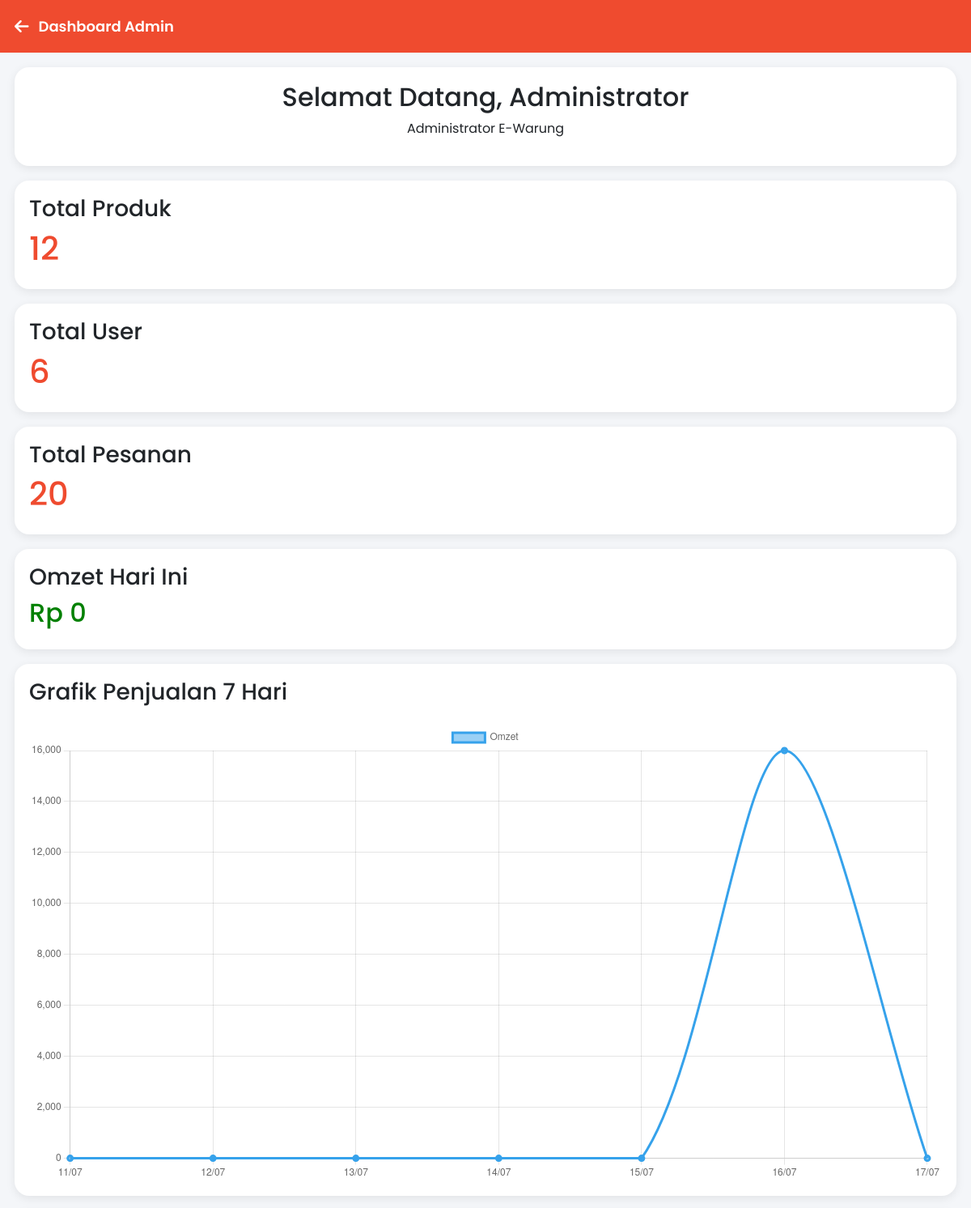
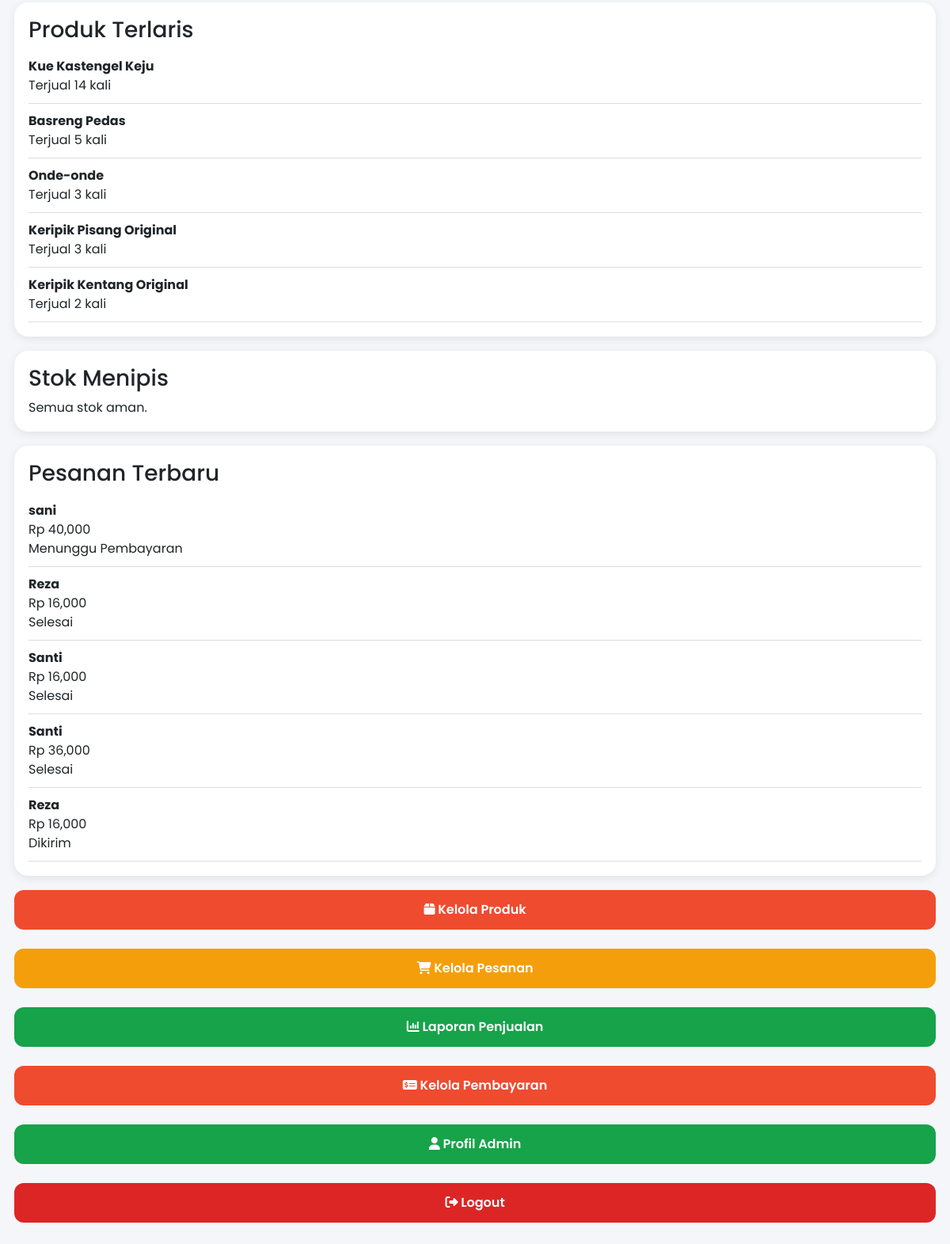
The page /admin/dashboard.php (signed in) on the database its author committed (2 pictures, top to bottom).
### tables this page shows
CREATE TABLE `pesanan` (
  `id_pesanan` int(11) NOT NULL,
  `id_user` int(11) DEFAULT NULL,
  `alamat` text DEFAULT NULL,
  `id_alamat` int(11) DEFAULT NULL,
  `tanggal` datetime DEFAULT current_timestamp(),
  `subtotal` decimal(12,2) DEFAULT NULL,
  `ongkir` decimal(12,2) DEFAULT NULL,
  `total` decimal(12,2) DEFAULT NULL,
  `metode_pembayaran` varchar(50) DEFAULT NULL,
  `bukti_transfer` varchar(255) DEFAULT NULL,
  `status` enum('Menunggu Pembayaran','Diproses','Dikirim','Selesai','Dibatalkan') DEFAULT 'Menunggu Pembayaran',
  `status_sebelumnya` varchar(50) DEFAULT NULL
);

CREATE TABLE `users` (
  `id_user` int(11) NOT NULL,
  `nama` varchar(100) NOT NULL,
  `email` varchar(100) NOT NULL,
  `password` varchar(255) NOT NULL,
  `reset_token` varchar(255) DEFAULT NULL,
  `reset_expired` datetime DEFAULT NULL,
  `no_hp` varchar(20) DEFAULT NULL,
  `foto` varchar(255) DEFAULT 'default.png',
  `role` enum('admin','user') DEFAULT 'user',
  `created_at` timestamp NULL DEFAULT current_timestamp()
);

### admin/dashboard.php (the view, shortened to what this page needs)
<?php
include '../config/koneksi.php';
include '../layout/header_admin.php';
include '../layout/page_header_admin.php';
$totalProduk=mysqli_fetch_assoc(mysqli_query($conn,"
SELECT COUNT(*) total
FROM produk
"));
$totalUser=mysqli_fetch_assoc(mysqli_query($conn,"
SELECT COUNT(*) total
FROM users
WHERE role='user'
"));
$totalPesanan=mysqli_fetch_assoc(mysqli_query($conn,"
SELECT COUNT(*) total
FROM pesanan
"));
$omzetHari=mysqli_fetch_assoc(mysqli_query($conn,"
SELECT IFNULL(SUM(total),0) total
FROM pesanan
WHERE DATE(tanggal)=CURDATE()
AND status='Selesai'
"));
$stokMenipis=mysqli_query($conn,"
SELECT *
FROM produk
WHERE stok<=10
ORDER BY stok ASC
LIMIT 5
");
$produkTerlaris=mysqli_query($conn,"
SELECT
produk.nama_produk,
SUM(detail_pesanan.qty) total_jual
FROM detail_pesanan
JOIN produk
ON detail_pesanan.id_produk=produk.id_produk
GROUP BY detail_pesanan.id_produk
ORDER BY total_jual DESC
LIMIT 5
");
$pesananTerbaru=mysqli_query($conn,"
SELECT
pesanan.*,
users.nama
FROM pesanan
JOIN users
ON pesanan.id_user=users.id_user
ORDER BY tanggal DESC
LIMIT 5
");
$label=[];
$data=[];
for($i=6;$i>=0;$i--){
$tanggal=date("Y-m-d",strtotime("-".$i." day"));
$label[]=date("d/m",strtotime($tanggal));
$q=mysqli_fetch_assoc(mysqli_query($conn,"
SELECT
IFNULL(SUM(total),0) total
FROM pesanan
WHERE DATE(tanggal)='$tanggal'
AND status='Selesai'
"));
$data[]=$q['total'];
}
?>
<div class="page-content">
<div class="card" style="text-align:center;">
<h2>
Selamat Datang,
<?= $_SESSION['nama']; ?>
</h2>
<p>
Administrator E-Warung
</p>
</div>
<div class="card">
<h3>Total Produk</h3>
<h1 style="color:#ef4b2f;">
<?= $totalProduk['total']; ?>
</h1>
</div>
<div class="card">
<h3>Total User</h3>
<h1 style="color:#ef4b2f;">
<?= $totalUser['total']; ?>
</h1>
</div>
<div class="card">
<h3>Total Pesanan</h3>
<h1 style="color:#ef4b2f;">
<?= $totalPesanan['total']; ?>
</h1>
</div>
<div class="card">
<h3>Omzet Hari Ini</h3>
<h2 style="color:green;">
Rp <?= number_format($omzetHari['total']); ?>
</h2>
</div>
<div class="card">
<h3>Grafik Penjualan 7 Hari</h3>
<canvas id="grafikPenjualan"></canvas>
</div>
<div class="card">
<h3>
Produk Terlaris
</h3>
<?php while($row=mysqli_fetch_assoc($produkTerlaris)){ ?>
<div style="padding:10px 0;border-bottom:1px solid #ddd;">
<b>
<?= $row['nama_produk']; ?>
</b>
<br>
Terjual
<?= $row['total_jual']; ?>
kali
</div>
<?php } ?>
</div>
<div class="card">
<h3>
Stok Menipis
</h3>
<?php
if(mysqli_num_rows($stokMenipis)==0){
echo "Semua stok aman.";
}
?>
</div>
<div class="card">
<h3>
Pesanan Terbaru
</h3>
<?php while($row=mysqli_fetch_assoc($pesananTerbaru)){ ?>
<div style="padding:10px 0;border-bottom:1px solid #ddd;">
<b>
<?= $row['nama']; ?>
</b>
<br>
Rp <?= number_format($row['total']); ?>
<br>
<?= $row['status']; ?>
</div>
<?php } ?>
</div>
<a
href="produk/index.php"
class="btn-primary">
<i class="fa-solid fa-box"></i>
Kelola Produk
</a>
<br>
<a
href="pesanan/index.php"
class="btn-warning">
<i class="fa-solid fa-cart-shopping"></i>
Kelola Pesanan
</a>
<br>
<a
href="laporan/index.php"
class="btn-success">
<i class="fa-solid fa-chart-column"></i>
Laporan Penjualan
</a>
<br>
<a
href="pembayaran/index.php"
class="btn-primary">
<i class="fa-solid fa-money-check-dollar"></i>
Kelola Pembayaran
</a>
<br>
<a
href="profil.php"
class="btn-success">
<i class="fa-solid fa-user"></i>
Profil Admin
</a>
<br>
<a
href="../auth/logout.php"
class="btn-danger"
onclick="return confirm('Yakin ingin logout?')">
<i class="fa-solid fa-right-from-bracket"></i>
Logout
</a>
</div>
<script>
const ctx=document.getElementById('grafikPenjualan');
new Chart(ctx,{
type:'line',
data:{
labels:[
<?= "'".implode("','",$label)."'" ?>
],
datasets:[{
label:'Omzet',
data:[
<?= implode(",",$data); ?>
],
fill:false,
borderWidth:3,
tension:0.3
}]
},
options:{
responsive:true
}
});
</script>
</body>
</html>

### layout/header_admin.php (style rules this page uses)
* { margin:0; padding:0; box-sizing:border-box; font-family:'Poppins',sans-serif; }
body { background:#f4f6f9; }
.page-content { padding:18px; padding-bottom:50px; }
.card { background:white; padding:18px; margin-bottom:18px; border-radius:18px; border:none; box-shadow:0 3px 12px rgba(0,0,0,.08); transition:.25s; }
.btn-primary, .btn-success, .btn-warning, .btn-danger { display:block; width:100%; padding:13px; border:none; border-radius:12px; text-decoration:none; text-align:center; font-weight:600; color:white; cursor:pointer; transition:.3s; }
.btn-primary { background:#ef4b2f; }
.btn-success { background:#16a34a; }
.btn-warning { background:#f59e0b; }
.btn-danger { background:#dc2626; }
canvas { margin-top:15px; }

### rows shown on the page
pesanan: id_user.nama "sani", total "40,000", status "Menunggu Pembayaran"
pesanan: id_user.nama "Reza", total "16,000", status "Selesai"
pesanan: id_user.nama "Santi", total "16,000", status "Selesai"
pesanan: id_user.nama "Santi", total "36,000", status "Selesai"
pesanan: id_user.nama "Reza", total "16,000", status "Dikirim"

### other values the page prints
$judul "Dashboard Admin"
$_SESSION['nama'] "Administrator"
$totalProduk['total'] "12"
$totalUser['total'] "6"
$totalPesanan['total'] "20"
$omzetHari['total'] "0"
$row['nama_produk'] "Kue Kastengel Keju"
$row['total_jual'] "14"
$row['nama_produk'] "Basreng Pedas"
$row['total_jual'] "5"
$row['nama_produk'] "Onde-onde"
$row['total_jual'] "3"
$row['nama_produk'] "Keripik Pisang Original"
$row['nama_produk'] "Keripik Kentang Original"
$row['total_jual'] "2"
